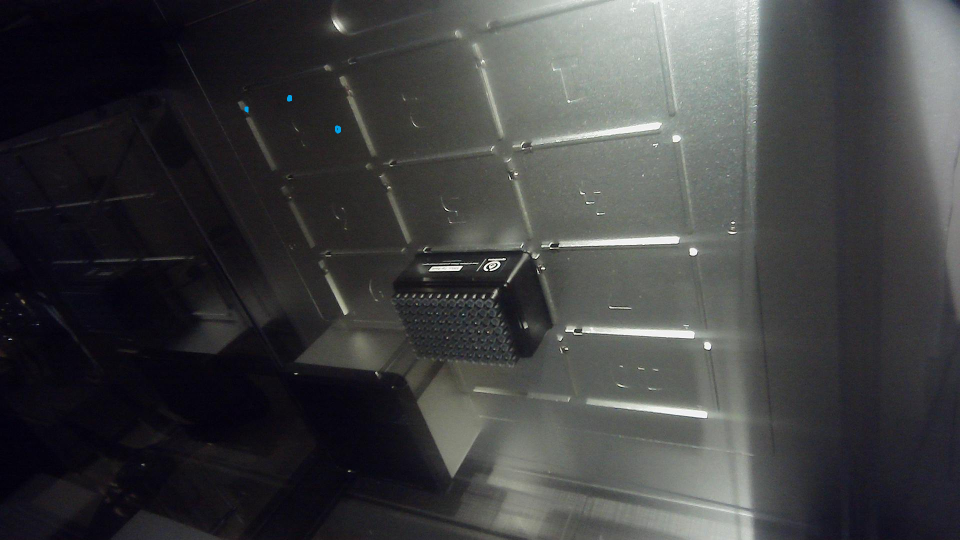
#> input picture example_lab/scripts/test1.png, 1920 x 1080 px, given in place of the camera (shown at 1/2 size)
$ python test.py
#> lines starting #> are read from the running program, lines starting #| are printed output that depends on the picture; after the words box and inside, x2 and y2 are one past the last pixel; in counts of white or black regions, pixels touching at a corner belong together
import cv2
import numpy as np
import requests
import json
import time
import tempfile
import os

# ---- CONFIG ----
ROBOT_IP = "169.254.19.251"
CAM_INDEX = 0
TARGET_COLOR = "red"
MOVE_HEIGHT = 50
CAMERA_RES = (640, 480)
DEBUG_POINT = [150, 150, 50]   # move here if no color found

# ---- CAMERA CAPTURE ----
cap = cv2.VideoCapture(CAM_INDEX)
cap.set(cv2.CAP_PROP_FRAME_WIDTH, CAMERA_RES[0])
cap.set(cv2.CAP_PROP_FRAME_HEIGHT, CAMERA_RES[1])
time.sleep(1)

print("[INFO] Capturing frame...")
ret, frame = cap.read()
#> frame is the input picture: shape (1080, 1920, 3); mean B, G, R 64.7, 63.6, 63
cap.release()
if not ret:
    raise RuntimeError("❌ Could not capture frame")

# ---- COLOR DETECTION ----
hsv = cv2.cvtColor(frame, cv2.COLOR_BGR2HSV)
#> hsv: shape (1080, 1920, 3); mean H, S, V 88.7, 47.6, 67.2

if TARGET_COLOR == "red":
    lower1, upper1 = np.array([0,70,50]), np.array([15,255,255])
    lower2, upper2 = np.array([165,70,50]), np.array([180,255,255])
    mask = cv2.inRange(hsv, lower1, upper1) | cv2.inRange(hsv, lower2, upper2)
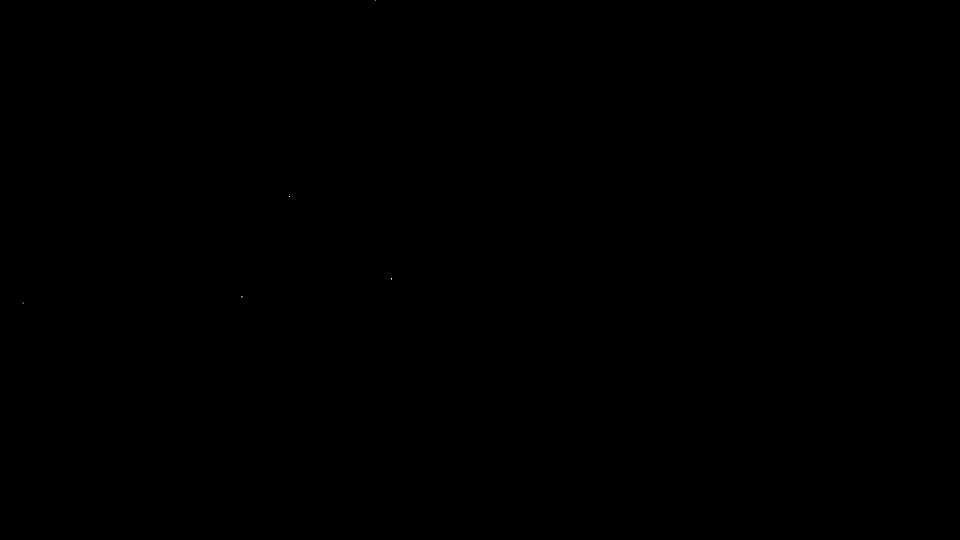
#> mask: shape (1080, 1920) (shown at 1/2 size); 0% white in thin lines or dots, all inside (x1, y1, x2, y2) = (44, 0, 783, 608)
elif TARGET_COLOR == "green":
    mask = cv2.inRange(hsv, np.array([35,50,50]), np.array([85,255,255]))
elif TARGET_COLOR == "blue":
    mask = cv2.inRange(hsv, np.array([90,50,50]), np.array([140,255,255]))
else:
    raise ValueError("Unsupported TARGET_COLOR")

M = cv2.moments(mask)
#> M = moments, m00 2805, centre m10/m00, m01/m00 = (526.5, 495.2)
if M["m00"] > 0:
    cx, cy = int(M["m10"]/M["m00"]), int(M["m01"]/M["m00"])
#> cx = 526; cy = 495
    print(f"✅ Detected {TARGET_COLOR} at pixel ({cx}, {cy})")
#| ✅ Detected red at pixel (526, 495)

    # --- PIXEL TO DECK COORD MAPPING ---
    scale = 0.5
    offset_x, offset_y = 200, 150
    x = offset_x + (cx - CAMERA_RES[0]/2) * scale
#> x = 303
    y = offset_y - (cy - CAMERA_RES[1]/2) * scale
#> y = 22.5
else:
    print("⚠️ No color detected. Using debug fallback.")
    x, y, _ = DEBUG_POINT

z = MOVE_HEIGHT
print(f"→ Target deck coords: ({x:.1f}, {y:.1f}, {z})")
#| → Target deck coords: (303.0, 22.5, 50)

# ---- GENERATE PYTHON PROTOCOL ----
protocol_code = f"""from opentrons import protocol_api

metadata = {{'apiLevel': '2.15'}}

def run(protocol: protocol_api.ProtocolContext):
    pipette = protocol.load_instrument('p300_single', 'right')
    pipette.home()
    pipette.move_to(protocol.deck.position_for('A1').move(protocol_api.types.Point({x:.1f}, {y:.1f}, {z:.1f})))
"""

tmp_py = tempfile.NamedTemporaryFile(delete=False, suffix=".py")
tmp_py.write(protocol_code.encode("utf-8"))
tmp_py.close()
print(f"[INFO] Generated protocol file at {tmp_py.name}")

# ---- UPLOAD PROTOCOL ----
headers = {"Opentrons-Version": "2"}
with open(tmp_py.name, "rb") as f:
    files = {'files': (os.path.basename(tmp_py.name), f, 'text/x-python')}
#> (the run stopped early here; a loop or call above may not have finished)
